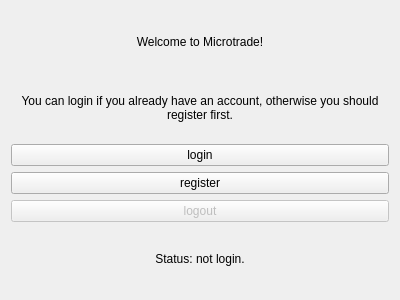
<?xml version="1.0" encoding="UTF-8"?>
<ui version="4.0">
 <class>WelcomeWidget</class>
 <widget class="QWidget" name="WelcomeWidget">
  <property name="geometry">
   <rect>
    <x>0</x>
    <y>0</y>
    <width>400</width>
    <height>300</height>
   </rect>
  </property>
  <property name="windowTitle">
   <string>Form</string>
  </property>
  <layout class="QGridLayout" name="gridLayout">
   <item row="7" column="0">
    <widget class="QPushButton" name="logoutPushButton">
     <property name="enabled">
      <bool>false</bool>
     </property>
     <property name="text">
      <string>logout</string>
     </property>
    </widget>
   </item>
   <item row="0" column="0">
    <widget class="QLabel" name="welcomeLabel">
     <property name="text">
      <string>Welcome to Microtrade!</string>
     </property>
     <property name="alignment">
      <set>Qt::AlignmentFlag::AlignCenter</set>
     </property>
    </widget>
   </item>
   <item row="6" column="0">
    <widget class="QPushButton" name="registerPushButton">
     <property name="text">
      <string>register</string>
     </property>
    </widget>
   </item>
   <item row="5" column="0">
    <widget class="QPushButton" name="loginPushButton">
     <property name="text">
      <string>login</string>
     </property>
    </widget>
   </item>
   <item row="9" column="0">
    <widget class="QLabel" name="statusLabel">
     <property name="text">
      <string>Status: not login.</string>
     </property>
     <property name="alignment">
      <set>Qt::AlignmentFlag::AlignCenter</set>
     </property>
    </widget>
   </item>
   <item row="1" column="0">
    <widget class="QLabel" name="tipLabel">
     <property name="text">
      <string>You can login if you already have an account, otherwise you should register first.</string>
     </property>
     <property name="alignment">
      <set>Qt::AlignmentFlag::AlignCenter</set>
     </property>
     <property name="wordWrap">
      <bool>true</bool>
     </property>
    </widget>
   </item>
  </layout>
 </widget>
 <resources/>
 <connections/>
</ui>
